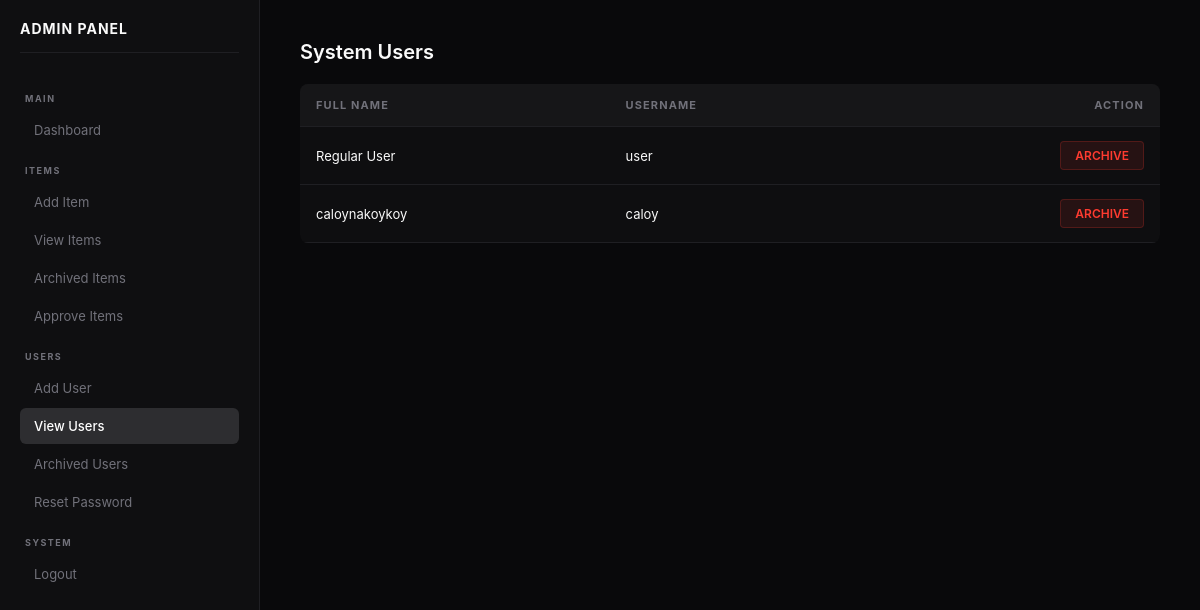
/inventory-system/admin/view_users.php (signed in), run on the app's committed database.
### tables this page shows
CREATE TABLE `users` (
  `id` int(11) NOT NULL,
  `fullname` varchar(100) NOT NULL,
  `username` varchar(50) NOT NULL,
  `password` varchar(255) NOT NULL,
  `role` enum('superadmin','admin','user') NOT NULL,
  `status` enum('active','archived') DEFAULT 'active',
  `created_at` timestamp NOT NULL DEFAULT current_timestamp()
);

### inventory-system/admin/view_users.php (the view, shortened to what this page needs)
<?php
include '../config/database.php';
$result = $conn->query("SELECT id, fullname, username FROM users WHERE role='user' AND status='active'");
?>
<!DOCTYPE html>
<html>
<head>
    <link rel="stylesheet" href="../assets/css/style.css">
</head>
<body>
    <?php include 'sidebar.php'; ?>
    <div class="main">
        <h1 class="dashboard-title">System Users</h1>
        <table>
            <thead>
                <tr>
                    <th>FULL NAME</th>
                    <th>USERNAME</th>
                    <th style="text-align: right;">ACTION</th>
                </tr>
            </thead>
            <tbody>
                <?php while($row = $result->fetch_assoc()): ?>
                <tr>
                    <td><?php echo htmlspecialchars($row['fullname']); ?></td>
                    <td><?php echo htmlspecialchars($row['username']); ?></td>
                    <td style="text-align: right;">
                        <a href="archive_user_process.php?id=<?php echo $row['id']; ?>" class="btn-archive" onclick="return confirm('Archive user?')">Archive</a>
                    </td>
                </tr>
                <?php endwhile; ?>
            </tbody>
        </table>
    </div>
</body>
</html>

### inventory-system/assets/css/style.css (style rules this page uses)
* { margin:0; padding:0; box-sizing:border-box; font-family:'Inter', system-ui, -apple-system, sans-serif; }
:root { --primary: #3f3f46; --bg: #09090b; --sidebar: #0f0f11; --card: #121214; --border: #1f1f23; --text-main: #fafafa; --text-muted: #71717a; --hover: #27272a; --shadow: 0 10px 30px rgba(0,0,0,0.5); --radius: 8px; --sidebar-width: 260px; }
body { background: var(--bg); color: var(--text-main); overflow-x: hidden; }
.main { margin-left: var(--sidebar-width); flex: 1; padding: 40px; width: calc(100% - var(--sidebar-width)); }
table { width: 100%; border-collapse: collapse; }
table th { background: #161618; color: var(--text-muted); text-align: left; padding: 14px 16px; font-size: 11px; text-transform: uppercase; border-bottom: 1px solid var(--border); }
table td { padding: 14px 16px; border-bottom: 1px solid var(--border); font-size: 13px; color: var(--text-main); }
.btn-archive { background: transparent; color: #f87171; border: 1px solid rgba(248, 113, 113, 0.2); }
.dashboard-title { font-size: 20px; font-weight: 600; margin-bottom: 20px; }
table { width: 100%; border-collapse: collapse; margin-top: 20px; background: rgba(255, 255, 255, 0.02); border-radius: 8px; overflow: hidden; }
th { background: rgba(255, 255, 255, 0.05); color: #717171; text-transform: uppercase; font-size: 0.7rem; letter-spacing: 0.1em; padding: 15px; text-align: left; border-bottom: 1px solid #1a1a1a; }
td { padding: 15px; border-bottom: 1px solid #1a1a1a; font-size: 0.9rem; color: #efefef; vertical-align: middle; }
.btn-archive { display: inline-block; padding: 6px 12px; background: rgba(255, 59, 48, 0.1); color: #ff3b30 !important; border: 1px solid rgba(255, 59, 48, 0.3); border-radius: 4px; text-decoration: none; font-size: 0.7rem; font-weight: 700; text-transform: uppercase; transition: 0.3s; }
.btn-action, .btn-archive { text-decoration: none !important; display: inline-block; padding: 6px 14px; border-radius: 4px; font-size: 0.75rem; font-weight: 600; text-transform: uppercase; transition: all 0.2s ease; }
.btn-archive { background: rgba(255, 59, 48, 0.1); color: #ff3b30 !important; border: 1px solid rgba(255, 59, 48, 0.2); }

### data on the page
users: fullname "Regular User", username "user"
users: fullname "caloynakoykoy", username "caloy"
